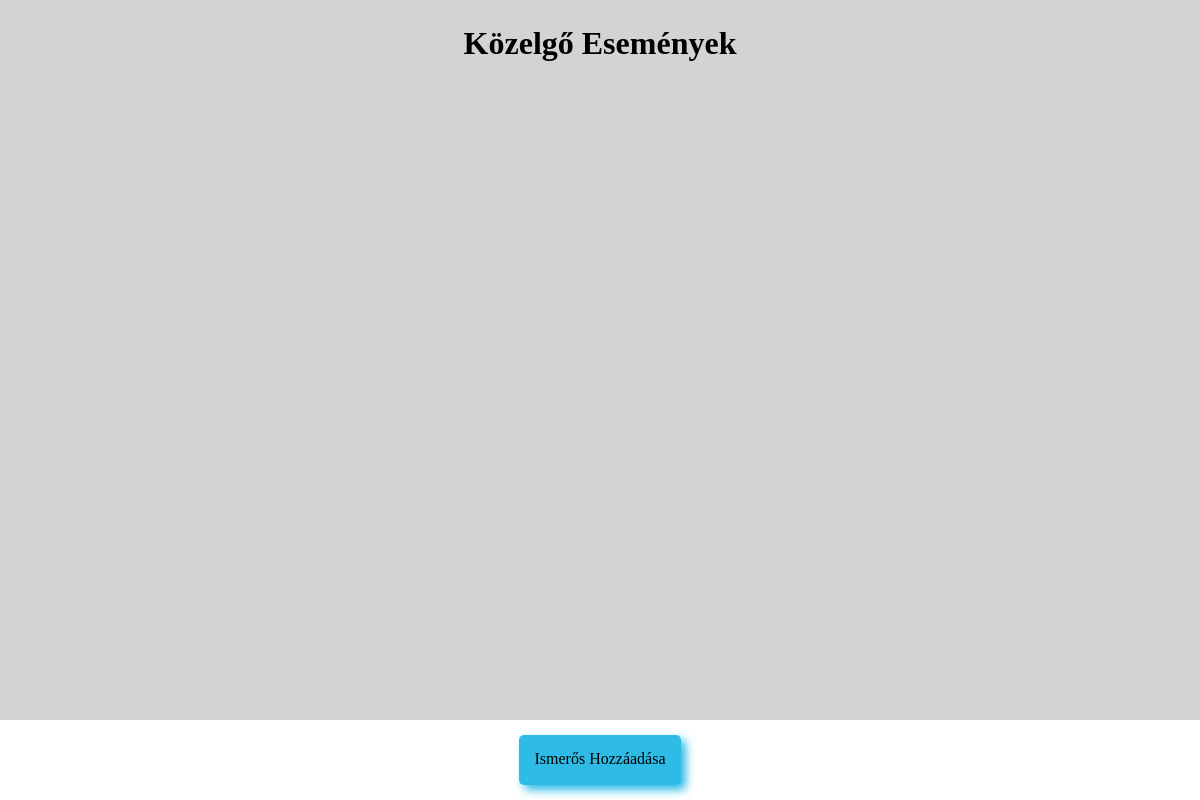
The app's page /, older data.
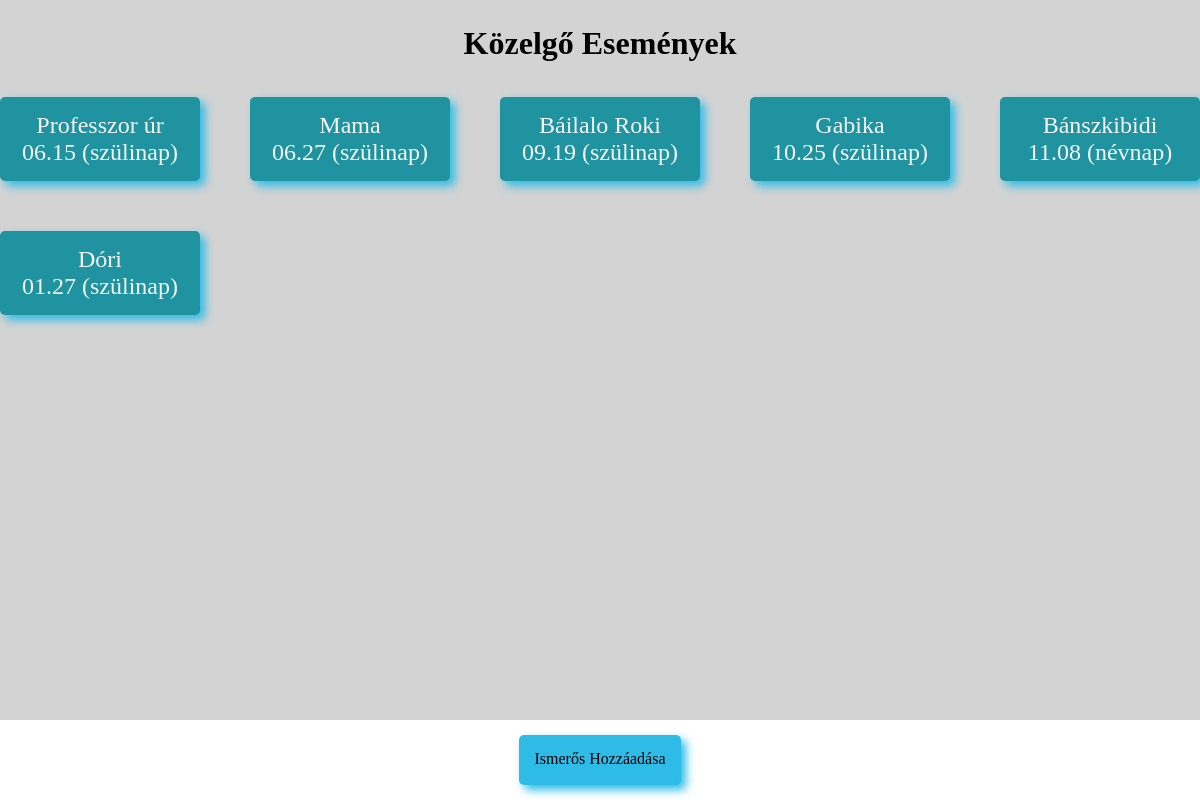
The same page, newer data.
### app_szulinap/models.py (models this page shows, shortened)
class Ember(models.Model):
    teljesnev = models.CharField(max_length=255)
    becenev = models.CharField(max_length=255)
    szulinap = models.DateField()
    nevnap = models.DateField()
    ajandek = models.CharField(max_length=255, null=True, blank=True)
    class Meta:
        verbose_name = "Ember"
        verbose_name_plural = "Emberek"

### app_szulinap/views.py (the view, shortened to what this page needs)
# urls.py: path('', fooldal),
def fooldal(request):
    emberek = Ember.objects.all()
    maidatum = date.today()
    def datum_kulonbseg(ember):
        def nap_ev_nelkul(d):
            return date(maidatum.year, d.month, d.day)
        szulido = nap_ev_nelkul(ember.szulinap)
        nevnapido = nap_ev_nelkul(ember.nevnap)
        def napok_kulonbseg(d):
            diff = (d - maidatum).days
            return diff if diff >= 0 else diff + 365
        szulinap_diff = napok_kulonbseg(szulido)
        nevnap_diff = napok_kulonbseg(nevnapido)
        return min(szulinap_diff, nevnap_diff)
    emberek = sorted(emberek, key=datum_kulonbseg)
    ember_adatok = []
    for ember in emberek:
        szuli = date(maidatum.year, ember.szulinap.month, ember.szulinap.day)
        nev = date(maidatum.year, ember.nevnap.month, ember.nevnap.day)
        if (szuli - maidatum).days % 365 <= (nev - maidatum).days % 365:
            datum = ember.szulinap.strftime("%m.%d") + " (szülinap)"
        else:
            datum = ember.nevnap.strftime("%m.%d") + " (névnap)"
        ember_adatok.append({
            'becenev': ember.becenev,
            'datum': datum
        })
    return render(request, 'app_szulinap/fooldal.html', {
        'emberek': ember_adatok
    })

### app_szulinap/templates/app_szulinap/fooldal.html (shortened to what this page needs)
{% load static %}
<!DOCTYPE html>
<html lang="hu">
<head>
    <link rel="stylesheet" href="{%static 'app_szulinap/fooldal.css'%}">
</head>
<body>
    <header><h1>Közelgő Események</h1></header>
    <main>
    {% for ember in emberek %}
        <a href="profil/">
            <div>
                <p >{{ ember.becenev }}</p>
                <p>{{ ember.datum }}</p>
            </div>
            {% endfor %}
        </a>
    </main>
    <footer>
        <a href="ujember/"> Ismerős Hozzáadása</a>
    </footer>
</body>
</html>

### app_szulinap/static/app_szulinap/fooldal.css (style rules this page uses)
* { color: black; font-family: Cambria, Cochin, Georgia, Times, 'Times New Roman', serif; background-color: lightgray; padding: 0; margin: 0; }
header h1 { text-align: center; padding: 25px; }
main { padding-top: 10px; font-size: 1.5em; display: grid; grid-template-columns: repeat(5,200px); grid-template-rows: auto; gap: 50px; justify-content: center; }
p { color:whitesmoke; background-color: rgb(31, 147, 160); }
div { text-align: center; padding: 15px; background-color: rgb(31, 147, 160); border-radius: 5px; box-shadow: 5px 5px 10px rgb(46, 188, 231); }
footer { position:fixed; margin-top: 50px; background-color: white; bottom: 0; width: 100%; height: 80px; text-align: center; justify-content: center; display: grid; }
main a { text-decoration: none; }
footer a { margin: 15px; text-decoration: none; background-color: rgb(46,188,231); padding: 15px; border-radius: 5px; box-shadow: 5px 5px 10px rgb(46, 188, 231); }

Row changes from the older to the newer data that the page shows:
added Ember: becenev "Professzor úr"
added Ember: becenev "Mama"
added Ember: becenev "Báilalo Roki"
added Ember: becenev "Gabika"
added Ember: becenev "Bánszkibidi"
added Ember: becenev "Dóri"
Text that changed along with them:
new list line: "06.15 (szülinap)"
new list line: "06.27 (szülinap)"
new list line: "09.19 (szülinap)"
new list line: "10.25 (szülinap)"
new list line: "11.08 (névnap)"
new list line: "01.27 (szülinap)"
